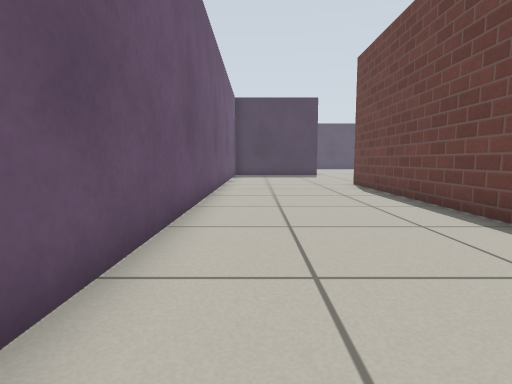
view 1 (above)

18 first-person views from a walk through a world built for the Gazebo simulator. The camera is 0.5 m above the floor, tilts 6° down and sees 80° across. The lines on the ground mark 1 m squares. The floor is counted in squares, 0.5 m on a side. Each view is taken from the middle of a square. On the plan, view 1 faces up. The plan holds only what a view shows up to about 12 squares ahead; the rest is blank. The robots in the file are not drawn. Simple patterns stand in for the simulator's built-in surfaces.

view 2
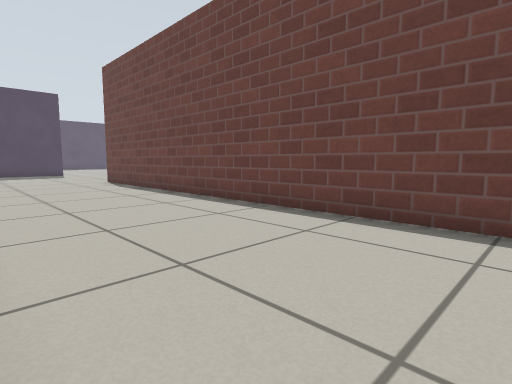

view 3
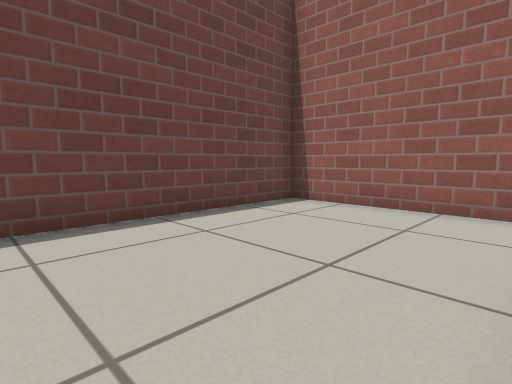

view 4
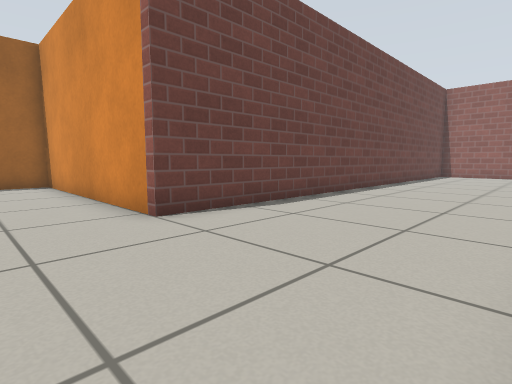

view 5
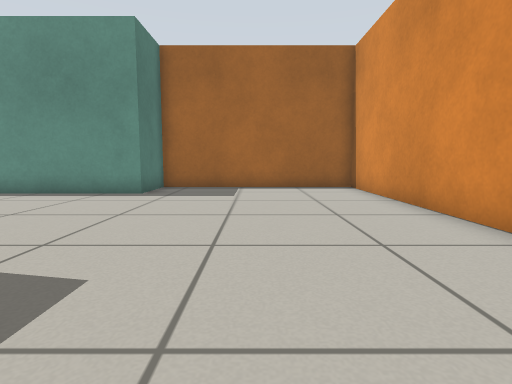

view 6
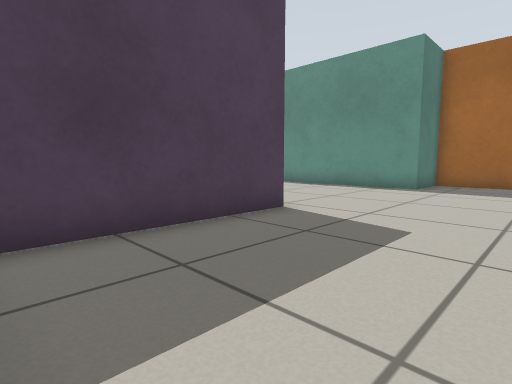

view 7
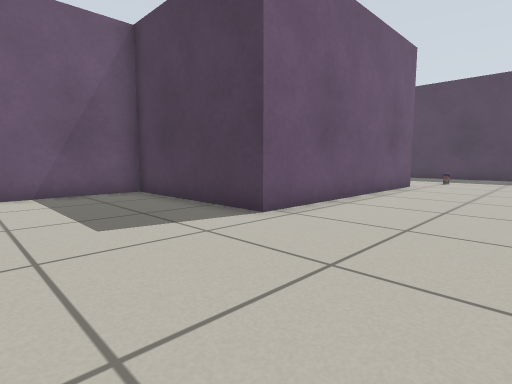

view 8
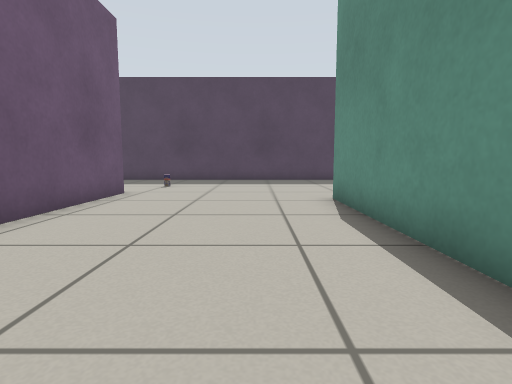

view 9
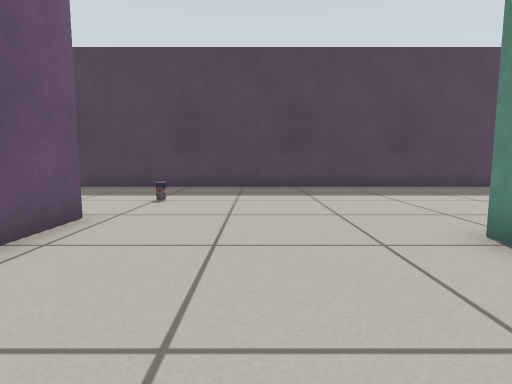

view 10
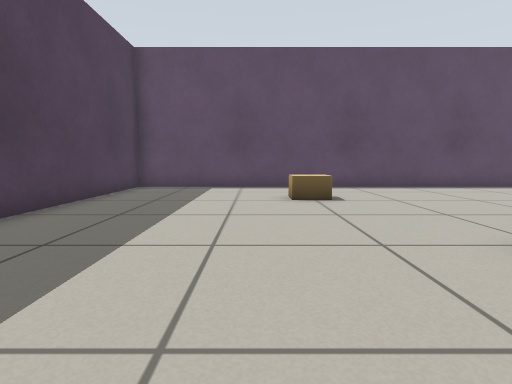

view 11
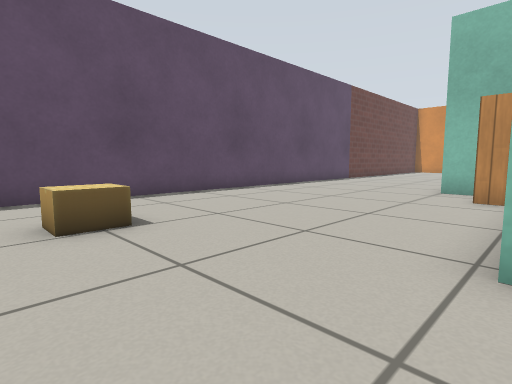

view 12
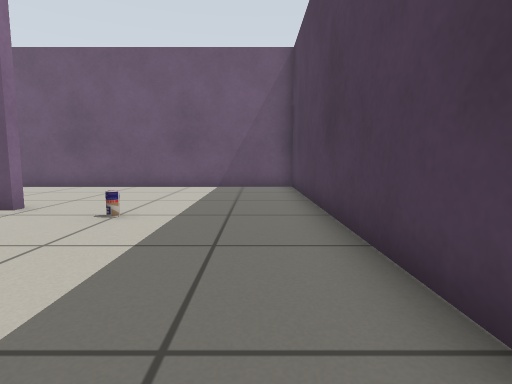

view 13
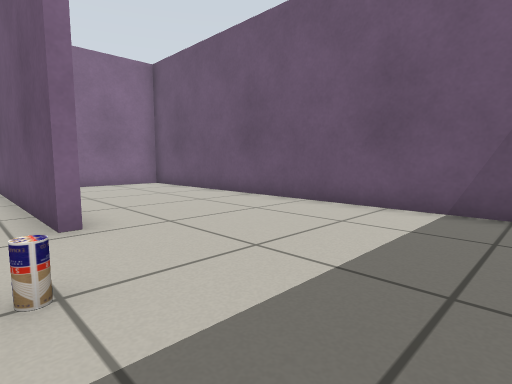

view 14
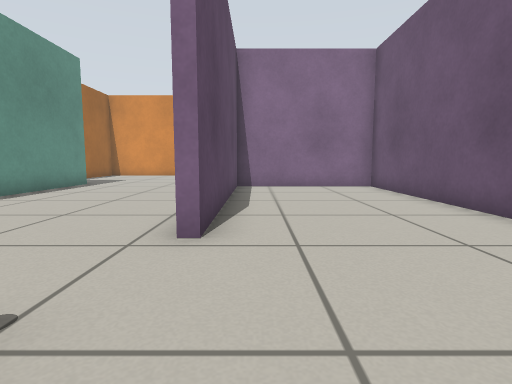

view 15
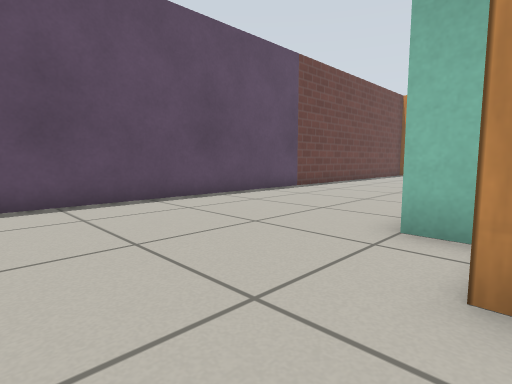

view 16
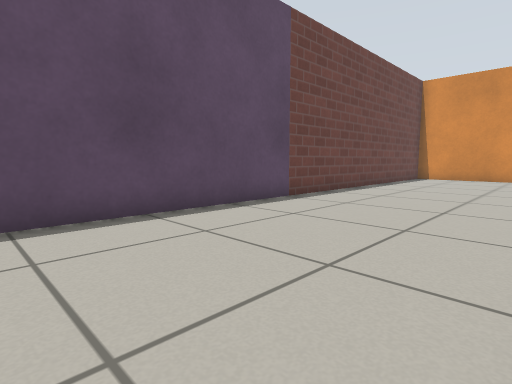

view 17
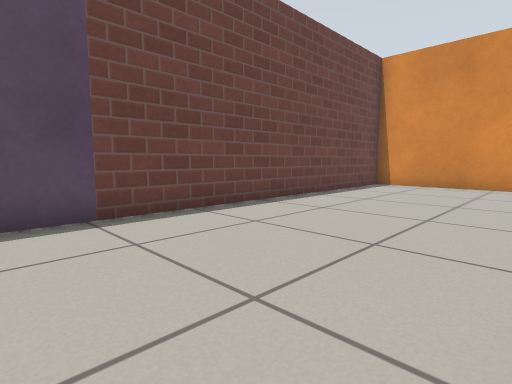

view 18
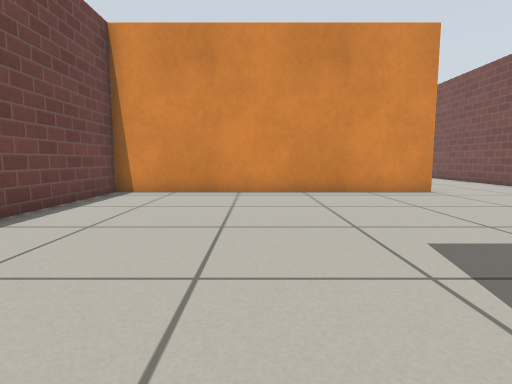

### Floor plan
Points are (right, up) in squares from view 1. A wall is a line through its corners. A room is listed if a view was taken in it or the views show most of it. See-through windows are left out.
Room 1 (views 1, 2, 3, 4, 5, 6, 7, 8, 9)
walls: (-1.4, 12.2) (-1.4, 1.5); (4, 28.2) (4, 20.2) (-1.4, 20.2) (-1.4, 16.7); (-0.5, -5.4) (4, -5.4) (4, 12.5) (12.2, 12.5) (12.2, 19.4) (10, 19.4) (10, 27)
ways out: opening at (7.5, 27) to room 2
Room 2 (views 10, 11, 12, 13, 14, 15, 16, 17, 18)
walls: (11.4, 19.7) (12.5, 19.7); (8.5, 3.6) (18.3, 3.6) (18.3, 34.4) (-1.4, 34.4) (-1.4, 20.5) (3.7, 20.5) (3.7, 28.2) (4, 28.2)
ways out: opening at (7.5, 27) to room 1; opening at (6.5, 3)
objects: drink can (5, 30); bookshelf (11, 20) to (11, 21); cardboard box (15, 28) to (15, 29)

Positions as (right, up) in squares from view 1, and headings:
1: (0, 0), facing up
2: (-1, -2), facing up-right
3: (-1, 1), facing down-right
4: (-1, 15), facing down-right
5: (1, 16), facing right
6: (-1, 16), facing up-right
7: (8, 16), facing up-left
8: (8, 19), facing up
9: (7, 23), facing up
10: (7, 30), facing right
11: (10, 30), facing down-right
12: (10, 33), facing left
13: (5, 33), facing down-left
14: (3, 32), facing down
15: (11, 24), facing down-right
16: (13, 21), facing down-right
17: (13, 16), facing down-right
18: (14, 13), facing down
